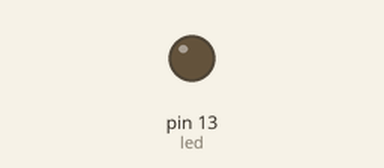
Bench run of a sketch on a simulated Arduino Uno, built with avr-gcc and run on an emulated ATmega328P. Parts: output pins drawn as LEDs (lit = HIGH).

Above: at 1.5 s.
At 43.5 s:
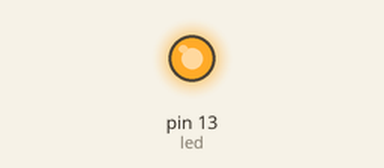
Timing chart, 0 to 45.5 s (numbered marks = the images above):
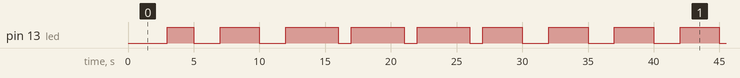

The sketch:

sketch_may11a.ino
```cpp
unsigned long lastMillis1;
unsigned long lastMillis2;
int led = LED_BUILTIN;
void setup() {
  lastMillis1 = millis();
  lastMillis2 = millis();
  pinMode(led, OUTPUT);
}

void loop() {
  if((millis() - lastMillis1) >=1000){
    digitalWrite(led, HIGH);
    lastMillis1 = millis();
  }
  if ((millis() - lastMillis1) >=1000){
    digitalWrite(led, LOW);
    lastMillis1 = millis();
  }

}
```

Measured:
- by itself, pin 13 (led): moves between LOW and HIGH, repeating every 35.0 s
- by itself, everything shown: repeats every 34.5 s, in 14 steps
